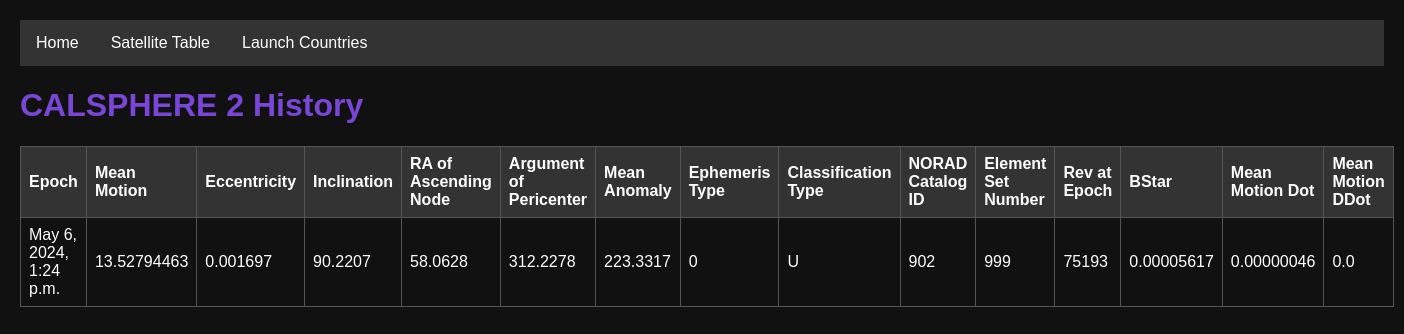
Page /satellite/29318/ on the committed database.
### tracking/models.py (models this page shows, shortened)
class Satellite(models.Model):
    name = models.CharField(max_length=100, unique=True)

class History(models.Model):
    epoch = models.DateTimeField()
    mean_motion = models.FloatField()
    eccentricity = models.FloatField()
    inclination = models.FloatField()
    ra_of_asc_node = models.FloatField()
    arg_of_pericenter = models.FloatField()
    mean_anomaly = models.FloatField()
    ephemeris_type = models.IntegerField()
    classification_type = models.CharField(max_length=1)
    norad_cat_id = models.IntegerField(unique=True)
    element_set_no = models.IntegerField()
    rev_at_epoch = models.IntegerField()
    bstar = models.FloatField()
    mean_motion_dot = models.FloatField()
    mean_motion_ddot = models.FloatField()
    class Meta:
        abstract = True

class SatelliteHistory(History):
    satellite = models.ForeignKey(Satellite, on_delete=models.CASCADE, related_name='history')

### tracking/views.py (the view)
# urls.py: path('satellite/<int:satellite_id>/', views.satellite_history, name='satellite_history'),
def satellite_history(request, satellite_id):
    satellite = get_object_or_404(Satellite, pk=satellite_id)
    history_entries = SatelliteHistory.objects.filter(satellite=satellite)
    return render(request, 'satellite_history.html', {'satellite': satellite, 'history_entries': history_entries})

### tracking/templates/satellite_history.html (shortened to what this page needs)
{% extends 'base.html' %}
{% block content %}
    <h1>{{ satellite.name }} History</h1>
    <table>
        <thead>
            <tr>
                <th>Epoch</th>
                <th>Mean Motion</th>
                <th>Eccentricity</th>
                <th>Inclination</th>
                <th>RA of Ascending Node</th>
                <th>Argument of Pericenter</th>
                <th>Mean Anomaly</th>
                <th>Ephemeris Type</th>
                <th>Classification Type</th>
                <th>NORAD Catalog ID</th>
                <th>Element Set Number</th>
                <th>Rev at Epoch</th>
                <th>BStar</th>
                <th>Mean Motion Dot</th>
                <th>Mean Motion DDot</th>
            </tr>
        </thead>
        <tbody>
            {% for entry in history_entries %}
                <tr>
                    <td>{{ entry.epoch }}</td>
                    <td>{{ entry.mean_motion }}</td>
                    <td>{{ entry.eccentricity }}</td>
                    <td>{{ entry.inclination }}</td>
                    <td>{{ entry.ra_of_asc_node }}</td>
                    <td>{{ entry.arg_of_pericenter }}</td>
                    <td>{{ entry.mean_anomaly }}</td>
                    <td>{{ entry.ephemeris_type }}</td>
                    <td>{{ entry.classification_type }}</td>
                    <td>{{ entry.norad_cat_id }}</td>
                    <td>{{ entry.element_set_no }}</td>
                    <td>{{ entry.rev_at_epoch }}</td>
                    <td>{{ entry.bstar }}</td>
                    <td>{{ entry.mean_motion_dot }}</td>
                    <td>{{ entry.mean_motion_ddot }}</td>
                </tr>
            {% endfor %}
        </tbody>
    </table>
{% endblock %}

### tracking/templates/base.html (style rules this page uses)
body { font-family: Arial, sans-serif; margin: 0; padding: 0; }

### tracking/templates/satellite_history.html (style rules this page uses)
body { background-color: #111; color: #fff; font-family: Arial, sans-serif; padding: 20px; }
h1 { color: #7946d7; }
table { width: 100%; border-collapse: collapse; margin-top: 20px; }
th, td { border: 1px solid #555; padding: 8px; text-align: left; }
th { background-color: #333; }

### rows in the picture
Satellite: name "CALSPHERE 2"
SatelliteHistory: epoch "May 6, 2024, 1:24 p.m.", mean_motion "13.52794463", eccentricity "0.001697", inclination "90.2207", ra_of_asc_node "58.0628", arg_of_pericenter "312.2278", mean_anomaly "223.3317", ephemeris_type "0", classification_type "U", norad_cat_id "902", element_set_no "999", rev_at_epoch "75193", bstar "0.00005617", mean_motion_dot "0.00000046", mean_motion_ddot "0.0"
